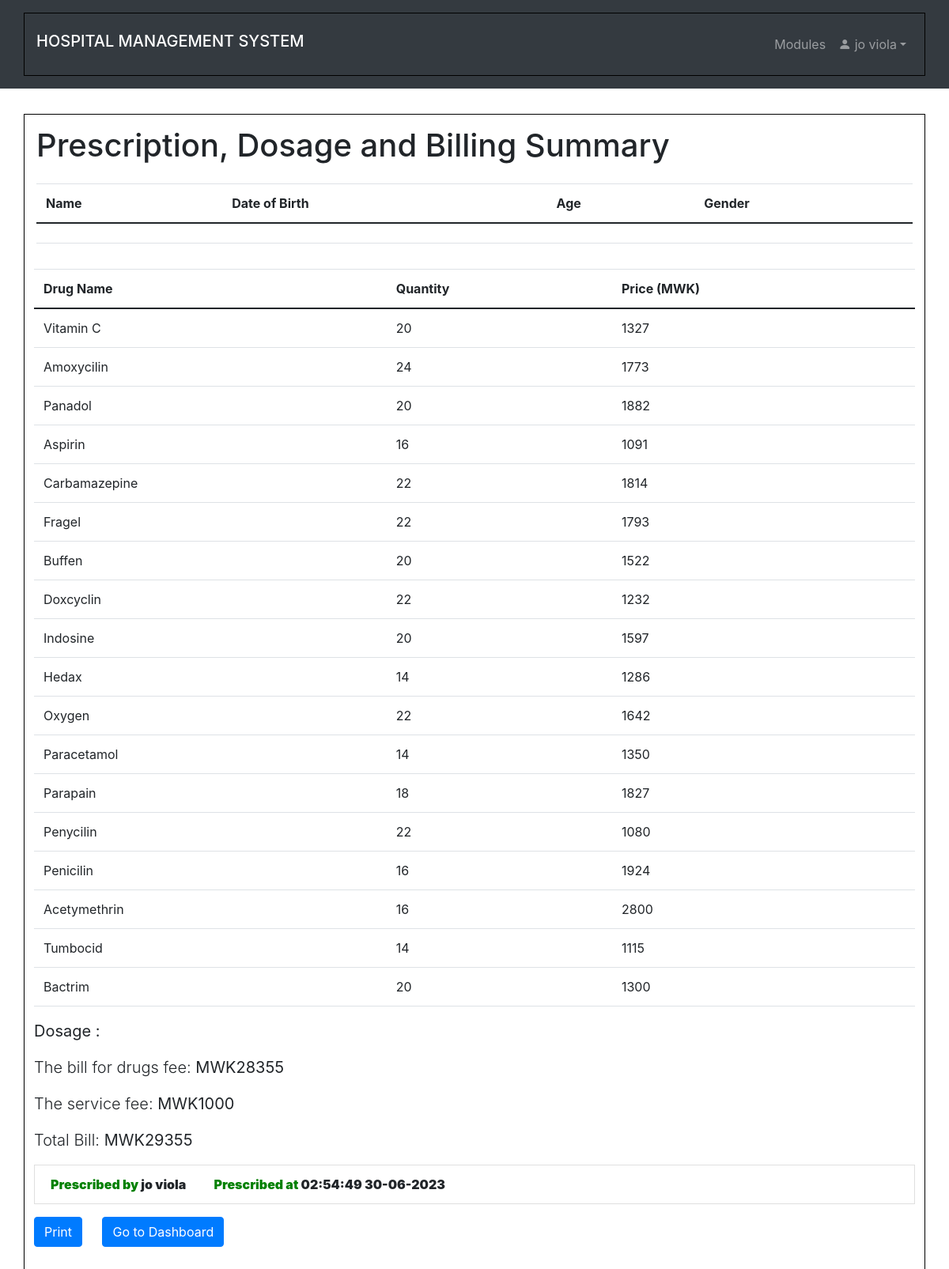
The page /billing.php (signed in) on the database its author committed.
### tables this page shows
CREATE TABLE `drug` (
  `id` int(11) NOT NULL,
  `drug_name` varchar(255) NOT NULL,
  `drug_price1` int(11) NOT NULL,
  `drug_price2` text DEFAULT NULL,
  `quantity1` int(30) NOT NULL,
  `quantity2` int(30) NOT NULL,
  `status` text DEFAULT NULL
);

CREATE TABLE `user` (
  `id` int(11) NOT NULL,
  `uname` varchar(100) NOT NULL,
  `prof` varchar(100) NOT NULL,
  `role` text DEFAULT NULL,
  `email` text DEFAULT NULL,
  `pwd` varchar(100) NOT NULL
);

### user_regdb.php (called while the page is built, shortened)
<?php
    $id = 0;
?>

### billing.php (the view, shortened to what this page needs)
<?php
include 'user_regdb.php';
include "comfig.php";
include "unavbar.php";
if (isset($_SESSION['id']) && isset($_SESSION['uname'])) {
    $patient_id = $id;
?>
<!DOCTYPE html>
<html lang="en">
<head>
    <link rel="stylesheet" href="https://maxcdn.bootstrapcdn.com/bootstrap/4.5.2/css/bootstrap.min.css">
</head>
<body>
    <br><br><br><br>
    <div class="container mt-5">
        <div class="row">
            <div class="col-sm-12">
                <?php
                $stmt = $mysqli->prepare("SELECT * FROM patient WHERE id = ?");
                $stmt->bind_param("i", $patient_id);
                $result = $stmt->execute();
                if ($result === false) {
                    echo "<div class='alert alert-danger' role='alert'>Error: " . $stmt->error . "</div>";
                } else {
                    $patient = $stmt->get_result()->fetch_assoc();
                    $id = $patient['id'];
                    $name = $patient['name'];
                    $age = $patient['age'];
                    $gender = $patient['gender'];
                    $date = $patient['date'];
                    $lab_bill = $patient['lab_price'];
                    $rad_bill = $patient['rad_price'];
                    echo "<h1 class='mb-4'>Prescription, Dosage and Billing Summary</h1>";
                ?>
                <table class="table table-hover" style="overflow:auto">
                    <thead class="table table-hover">
                        <tr>
                            <th>Name</th>
                            <th>Date of Birth</th>
                            <th>Age</th>
                            <th>Gender</th>
                        </tr>
                    </thead>
                    <tbody id="myTable">
                        <tr>
                            <td><?php echo $name; ?></td>
                            <td><?php echo $date; ?></td>
                            <td><?php echo $age; ?></td>
                            <td><?php echo $gender; ?></td>
                        </tr>
                    </tbody>
                </table>
                <?php
                }
                echo "<div class='row mb-3'>";
                echo "<div class='table-responsive'>";
                echo "<table class='table table-striped'>";
                echo "<thead>";
                $age = $patient["age"];
                $patient_id = $patient["id"];
                $total_amount = 0;
                echo "<table class='table'>";
                echo "<thead><tr><th>Drug Name</th><th>Quantity</th> <th>Price (MWK)</th></tr></thead>";
                echo "<tbody>";
                $stmt = $mysqli->prepare("SELECT drug, dosage FROM patient WHERE id = ?");
                $stmt->bind_param("i", $patient_id);
                $stmt->execute();
                $result = $stmt->get_result();
                $patientData = $result->fetch_assoc();
                $drugs = explode(",", $patientData['drug']);
                $dosage = $patientData['dosage'];
                foreach ($drugs as $drug) {
                    $stmt = null;
                    if ($age <= 12) {
                        $stmt = $mysqli->prepare("SELECT drug_name, quantity1 AS quantity, drug_price1 AS drug_price FROM drug WHERE drug_name LIKE ?");
                    } else {
                        $stmt = $mysqli->prepare("SELECT drug_name, quantity2 AS quantity, drug_price2 AS drug_price FROM drug WHERE drug_name LIKE ?");
                    }
                    $drugNamePattern = "%$drug%";
                    $stmt->bind_param("s", $drugNamePattern);
                    $stmt->execute();
                    $result = $stmt->get_result();
                    if ($result->num_rows > 0) {
                        while ($row = $result->fetch_assoc()) {
                            echo "<tr><td>" . $row["drug_name"] . "</td> <td>" . $row["quantity"] . "</td><td>" . $row["drug_price"] . "</td></tr>";
                            $total_amount += $row["drug_price"];
                        }
                    }
                }
                $servicefee = 1000;
                $total_bill = $total_amount + $servicefee + $rad_bill + $lab_bill;
                echo "</tbody>";
                echo "</table>";
                echo "<div>";
                echo "<p class='lead'><b>Dosage :</b> <strong>" . $dosage . "</strong></p>";
                echo "</div>";
                echo "<p class='lead'>The bill for drugs fee: <strong> MWK" . $total_amount . "</strong></p>";
                echo "<p class='lead'>The service fee: <strong> MWK" . $servicefee . "</strong></p>";
                echo "<p class='lead'>Total Bill:  <strong>MWK" . $total_bill . " <strong></p>";
                if (isset($_SESSION['uname'])) {
                    $username = $_SESSION['uname'];
                    $stmt = $mysqli->prepare("SELECT * FROM user WHERE uname = ?");
                    $stmt->bind_param("s", $username);
                    $result = $stmt->execute();
                    if ($result === false) {
                        echo "<div class='alert alert-danger' role='alert'>Error: " . $stmt->error . "</div>";
                    } else {
                        $user = $stmt->get_result()->fetch_assoc();
                        $prescribed_on = date("H:i:s d-m-Y ");
                        echo "<p class='list-group-item'><b style='color: green;'>Prescribed by</b><b> " . $user['uname'] . "   </b>&nbsp;&nbsp; &nbsp; &nbsp;&nbsp; &nbsp;  <b style='color: green;'>Prescribed at </b><b>" . $prescribed_on . " </b></p>";
                        echo "<a href='download_pdf.php?download=" . $id . "' class='btn btn-primary'>Print</a>";
                        echo "<a href='nurse_dashboard.php' class='btn btn-primary'>Go to Dashboard</a>";
                    }
                }
                ?>
            </div>
        </div>
    </div>
    <?php
} else {
    header("Location: home.php");
    exit();
}
?>

### style.css (style rules this page uses)
body { margin: 0; padding: 0; background-size: 100%; font-family: sans-serif; }

### billing.php (style rules this page uses)
.container { padding: 15px; border: 1px solid black; box-sizing: border-box; }

### rows shown on the page
drug: drug_name "Vitamin C", quantity1 "20", drug_price1 "1327"
drug: drug_name "Amoxycilin", quantity1 "24", drug_price1 "1773"
drug: drug_name "Panadol", quantity1 "20", drug_price1 "1882"
drug: drug_name "Aspirin", quantity1 "16", drug_price1 "1091"
drug: drug_name "Carbamazepine", quantity1 "22", drug_price1 "1814"
drug: drug_name "Fragel", quantity1 "22", drug_price1 "1793"
drug: drug_name "Buffen", quantity1 "20", drug_price1 "1522"
drug: drug_name "Doxcyclin", quantity1 "22", drug_price1 "1232"
drug: drug_name "Indosine", quantity1 "20", drug_price1 "1597"
drug: drug_name "Hedax", quantity1 "14", drug_price1 "1286"
drug: drug_name "Oxygen", quantity1 "22", drug_price1 "1642"
drug: drug_name "Paracetamol", quantity1 "14", drug_price1 "1350"
drug: drug_name "Parapain", quantity1 "18", drug_price1 "1827"
drug: drug_name "Penycilin", quantity1 "22", drug_price1 "1080"
drug: drug_name "Penicilin", quantity1 "16", drug_price1 "1924"
drug: drug_name "Acetymethrin", quantity1 "16", drug_price1 "2800"
drug: drug_name "Tumbocid", quantity1 "14", drug_price1 "1115"
drug: drug_name "Bactrim", quantity1 "20", drug_price1 "1300"
user: uname "jo viola"

### other values the page prints
$_SESSION['uname'] "jo viola"
$total_amount "28355"
$servicefee "1000"
$total_bill "29355"
$prescribed_on "02:54:49 30-06-2023"
